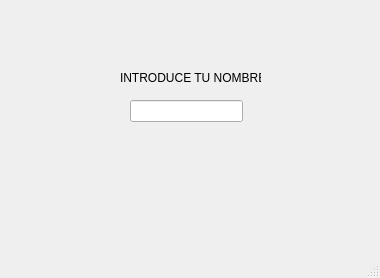
<?xml version="1.0" encoding="UTF-8"?>
<ui version="4.0">
 <class>MainWindow</class>
 <widget class="QMainWindow" name="MainWindow">
  <property name="geometry">
   <rect>
    <x>0</x>
    <y>0</y>
    <width>380</width>
    <height>278</height>
   </rect>
  </property>
  <property name="windowTitle">
   <string>MainWindow</string>
  </property>
  <widget class="QWidget" name="centralwidget">
   <widget class="QLabel" name="labelNombre">
    <property name="geometry">
     <rect>
      <x>120</x>
      <y>70</y>
      <width>141</width>
      <height>16</height>
     </rect>
    </property>
    <property name="text">
     <string>INTRODUCE TU NOMBRE</string>
    </property>
   </widget>
   <widget class="QLineEdit" name="campo">
    <property name="geometry">
     <rect>
      <x>130</x>
      <y>100</y>
      <width>113</width>
      <height>22</height>
     </rect>
    </property>
   </widget>
  </widget>
  <widget class="QMenuBar" name="menubar">
   <property name="geometry">
    <rect>
     <x>0</x>
     <y>0</y>
     <width>380</width>
     <height>22</height>
    </rect>
   </property>
  </widget>
  <widget class="QStatusBar" name="statusbar"/>
 </widget>
 <resources/>
 <connections/>
</ui>
